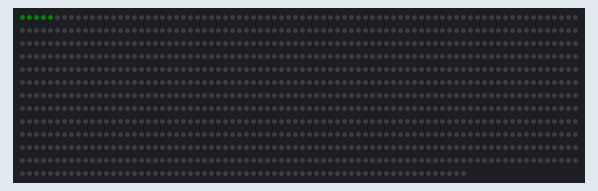
This sketch was run on a simulated ATtiny85, built with avr-gcc and run on an emulated ATtiny85. On the bench: 1024 RGB LEDs in strip order, left to right, continuing on the next row. Dim RGB values are drawn brighter than linear.

Above: at 0.55 s.
At 20.25 s:
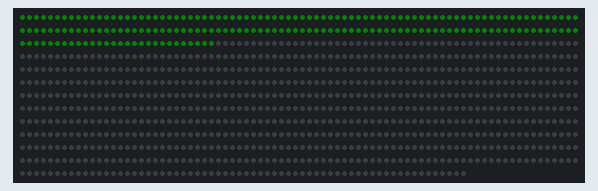
At 39.9 s:
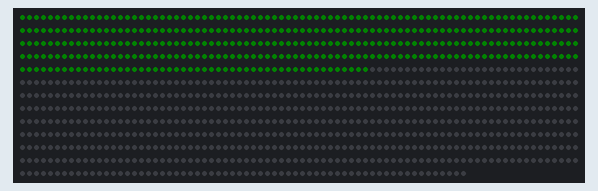

The sketch:

Neopixel_RGB_strip.ino
```cpp
#include <Adafruit_NeoPixel.h>
#ifdef __AVR__
  #include <avr/power.h>
#endif
#define PIN        0
#define NUMPIXELS 256*4

Adafruit_NeoPixel pixels(NUMPIXELS, PIN, NEO_GRB + NEO_KHZ800);
#define DELAYVAL 50

void setup() {
#if defined(__AVR_ATtiny85__) && (F_CPU == 16000000)
  clock_prescale_set(clock_div_1);
#endif

  pixels.begin();
  pixels.setBrightness(10);
}

void loop() {
  pixels.clear();

  for(int i=0; i<NUMPIXELS; i++) {

    pixels.setPixelColor(i, pixels.Color(0, 150, 0));
    pixels.show();
    delay(DELAYVAL);
  }
}
```
